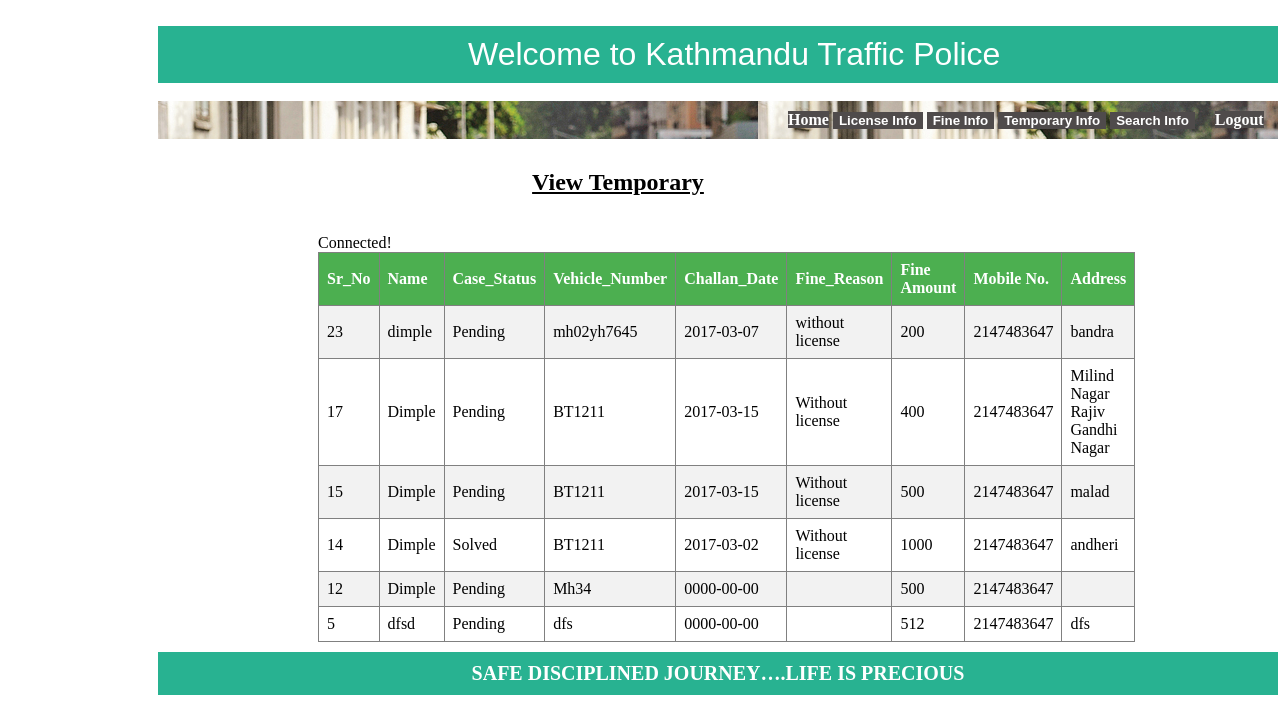
Page /ViewTemperary.php (signed in) on the committed database.
### tables this page shows
CREATE TABLE `tbltemperary` (
  `Sr_No` int(11) NOT NULL,
  `Name` varchar(20) NOT NULL,
  `Mobile` int(11) NOT NULL,
  `Address` varchar(120) NOT NULL,
  `Vehicle_Number` varchar(12) NOT NULL,
  `Challan_Date` date NOT NULL,
  `Fine_Reason` text NOT NULL,
  `Fine_Amount` int(11) NOT NULL DEFAULT 0,
  `Case_Status` varchar(15) NOT NULL
);

### class.php (the view, shortened to what this page needs)
<html>
<head>
</head>
</html>
						<?php
	function viewTemperary()
	{
		include 'conn.php';
		$queryRetrive="select * from tblTemperary order by Sr_No desc";
				if($QueryResult=mysqli_query($conn,$queryRetrive))
				{
					?>
					<table class="table" border="1">
										<tr>
										<th> Sr_No </th>
										<th> Name</th>
										<th> Case_Status </th>
										<th> Vehicle_Number </th>
										<th> Challan_Date </th>
										<th> Fine_Reason</th>
										<th> Fine Amount </th>
										<th> Mobile No. </th>
										<th> Address </th>
										</tr>
										<?php
						while($result=mysqli_fetch_assoc($QueryResult))
						{
							?>
										<tr>
											<td><?php echo $result['Sr_No'];?></td>
											<td><?php echo $result['Name'];?></td>
											<td><?php echo $result['Case_Status'];?></td>
											<td><?php echo $result['Vehicle_Number'];?></td>
											<td><?php echo $result['Challan_Date'];?></td>
											<td><?php echo $result['Fine_Reason'];?></td>
											<td><?php echo $result['Fine_Amount'];?></td>
											<td><?php echo $result['Mobile'];?></td>
											<td><?php echo $result['Address'];?></td>
										</tr>
									<?php
						}
						?>
					</table>
						<?php
				}
				else
				{
					echo "Connot retrive table."."<br>";
				}
	}
					?>

### AptiStyle.css (style rules this page uses)
table { border-collapse: collapse; width: 100%; }
th, td { text-align: left; padding: 8px; }
tr:nth-child(even) { background-color: #f2f2f2 }
th { background-color: #4CAF50; color: white; }

### rows in the picture
tbltemperary: Sr_No "23", Name "dimple", Case_Status "Pending", Vehicle_Number "mh02yh7645", Challan_Date "2017-03-07", Fine_Reason "without license", Fine_Amount "200", Mobile "2147483647", Address "bandra"
tbltemperary: Sr_No "17", Name "Dimple", Case_Status "Pending", Vehicle_Number "BT1211", Challan_Date "2017-03-15", Fine_Reason "Without license", Fine_Amount "400", Mobile "2147483647", Address "Milind Nagar Rajiv Gandhi Nagar"
tbltemperary: Sr_No "15", Name "Dimple", Case_Status "Pending", Vehicle_Number "BT1211", Challan_Date "2017-03-15", Fine_Reason "Without license", Fine_Amount "500", Mobile "2147483647", Address "malad"
tbltemperary: Sr_No "14", Name "Dimple", Case_Status "Solved", Vehicle_Number "BT1211", Challan_Date "2017-03-02", Fine_Reason "Without license", Fine_Amount "1000", Mobile "2147483647", Address "andheri"
tbltemperary: Sr_No "12", Name "Dimple", Case_Status "Pending", Vehicle_Number "Mh34", Challan_Date "0000-00-00", Fine_Amount "500", Mobile "2147483647"
tbltemperary: Sr_No "5", Name "dfsd", Case_Status "Pending", Vehicle_Number "dfs", Challan_Date "0000-00-00", Fine_Amount "512", Mobile "2147483647", Address "dfs"
